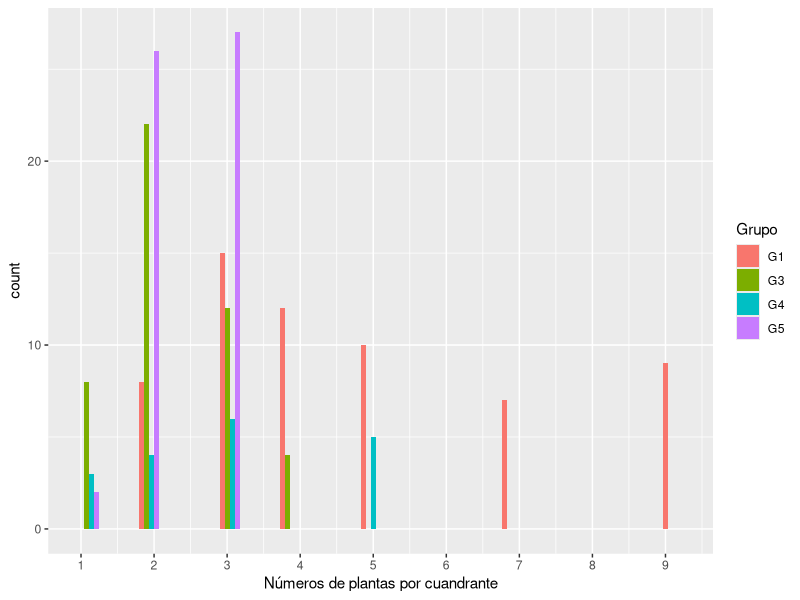
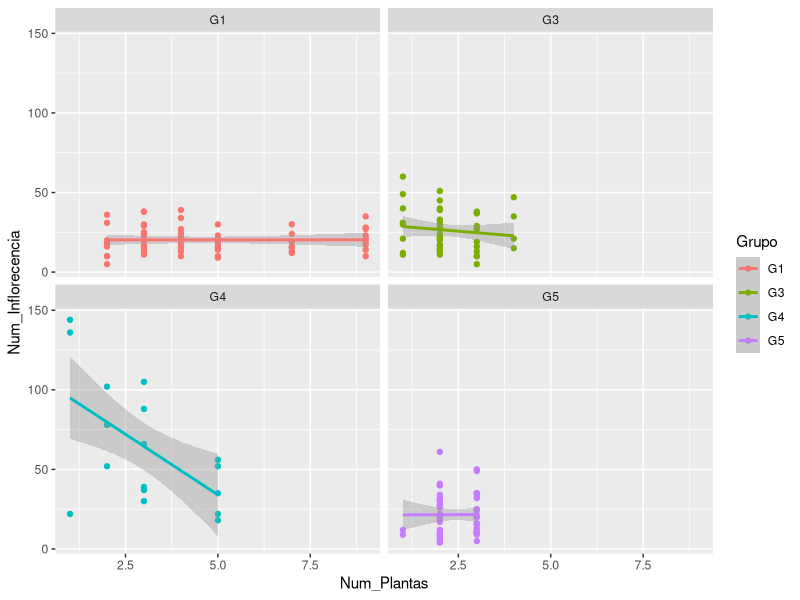

These charts were generated, in order, by the following R code:
## ---- chunk 1
knitr::opts_chunk$set(echo = TRUE)
## ---- chunk 2
#install.packages("devtools")
#devtools::install_github("alistaire47/read.so")
#library(read.so)
library(tidyverse)
library(ggplot2)

#install.packages("ggplot2", dependencies = TRUE)
## ---- chunk 3
library(readr)
Intra_Specific_Comp_Ast <- read_csv("Intra_Specific_Comp_Ast.csv")
## ---- chunk 4
library(ggplot2)
ggplot(Intra_Specific_Comp_Ast, aes(x=Num_Plantas, fill=Grupo))+
  geom_histogram(position="dodge")+
  scale_x_continuous(breaks = c(1:9))+
  xlab("Números de plantas por cuandrante")
  

## ---- chunk 5
library(ggplot2)
ggplot(Intra_Specific_Comp_Ast, aes(Num_Plantas, Num_Inflorecencia, color=Grupo)) +
  geom_point()+
  geom_smooth(method ="glm", family="poisson")+
  facet_wrap(~Grupo)

## ---- chunk 6
Model1=glm(Num_Inflorecencia~Num_Plantas+Grupo-1, data=Intra_Specific_Comp_Ast , family="poisson")
summary(Model1) # Estos valores estan en la escala de log_10
## ---- chunk 7
exp(coef(Model1))
## ---- chunk 8


27.2 - 0.935*5
